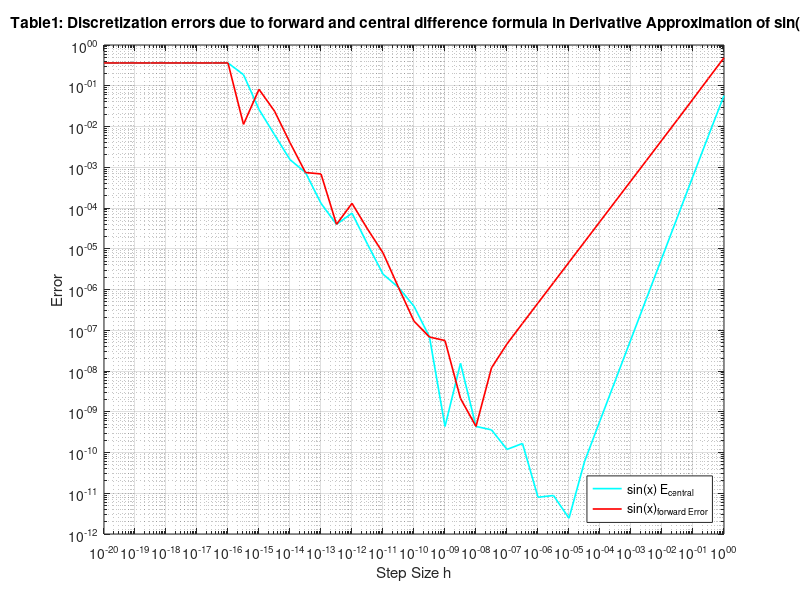

Write MATLAB code to recreate this figure.
close all;
clear all;
clc;
g=@(x) sin(x);
gp_exact=@(x)cos(x);% function derivative
x0=1.2;
g0=g(x0);
gp=gp_exact(x0);
i=-20:0.5:0; %step sizes
h=10.^i;
gp_approx1=(g(x0+h)-g0)./h;%derivative approximation using forward difference formula for sin(x)
gp_approx2=(g(x0+h)-g(x0-h))./(2.*h);% derivative approximation using central difference formula for sin(x)
format shorte
abs_err3=abs(gp-gp_approx1); %absolute discretization error using forward difference formula for sin(x)
abs_err4=abs(gp-gp_approx2);%absolute discretization error using central difference formula for sin(x)
loglog(h,abs_err4,'c','Linewidth',1.2,'DisplayName','sin(x) E_{central}');
hold on
loglog(h,abs_err3,'r','LineWidth',1.2,'DisplayName', 'sin(x)_{forward Error}');
legend('Location','Southeast');
xlabel('Step Size h');
ylabel('Error');
title('Table1: Discretization errors due to forward and central difference formula in Derivative Approximation of sin(x) ');
grid on;
